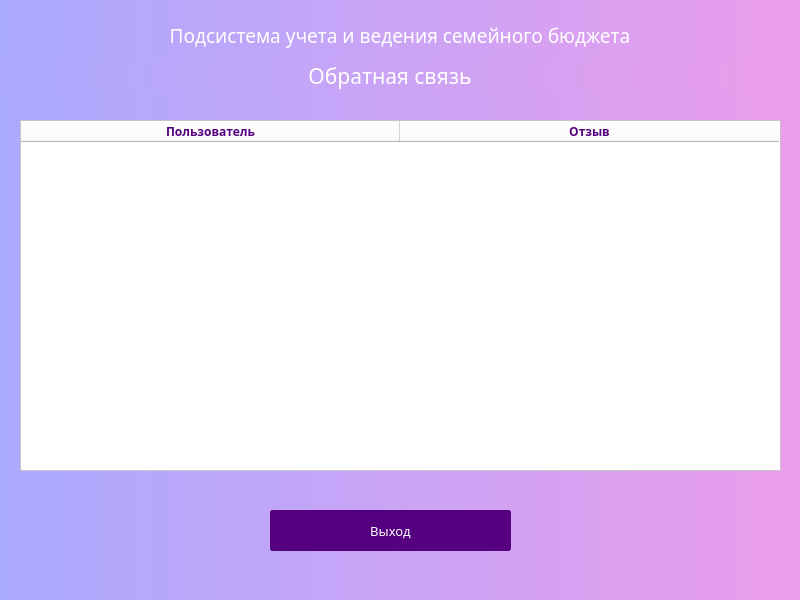
<?xml version="1.0" encoding="UTF-8"?>
<ui version="4.0">
 <class>Dialog</class>
 <widget class="QDialog" name="Dialog">
  <property name="geometry">
   <rect>
    <x>0</x>
    <y>0</y>
    <width>800</width>
    <height>600</height>
   </rect>
  </property>
  <property name="minimumSize">
   <size>
    <width>800</width>
    <height>600</height>
   </size>
  </property>
  <property name="maximumSize">
   <size>
    <width>800</width>
    <height>600</height>
   </size>
  </property>
  <property name="windowTitle">
   <string>Dialog</string>
  </property>
  <property name="styleSheet">
   <string notr="true">background-color: qlineargradient(spread:pad, x1:0, y1:0, x2:1, y2:0, stop:0 rgb(170, 170, 255), stop:1 rgb(235, 157, 235));</string>
  </property>
  <widget class="QLabel" name="label_2">
   <property name="geometry">
    <rect>
     <x>-10</x>
     <y>60</y>
     <width>800</width>
     <height>31</height>
    </rect>
   </property>
   <property name="minimumSize">
    <size>
     <width>800</width>
     <height>0</height>
    </size>
   </property>
   <property name="maximumSize">
    <size>
     <width>800</width>
     <height>16777215</height>
    </size>
   </property>
   <property name="font">
    <font>
     <family>Century Gothic</family>
     <pointsize>16</pointsize>
    </font>
   </property>
   <property name="styleSheet">
    <string notr="true">color: rgb(255, 255, 255);</string>
   </property>
   <property name="frameShadow">
    <enum>QFrame::Plain</enum>
   </property>
   <property name="text">
    <string>Обратная связь</string>
   </property>
   <property name="alignment">
    <set>Qt::AlignCenter</set>
   </property>
  </widget>
  <widget class="QLabel" name="label">
   <property name="geometry">
    <rect>
     <x>0</x>
     <y>20</y>
     <width>800</width>
     <height>31</height>
    </rect>
   </property>
   <property name="minimumSize">
    <size>
     <width>800</width>
     <height>0</height>
    </size>
   </property>
   <property name="maximumSize">
    <size>
     <width>800</width>
     <height>16777215</height>
    </size>
   </property>
   <property name="font">
    <font>
     <family>Century Gothic</family>
     <pointsize>14</pointsize>
    </font>
   </property>
   <property name="styleSheet">
    <string notr="true">color: rgb(255, 255, 255);</string>
   </property>
   <property name="frameShadow">
    <enum>QFrame::Plain</enum>
   </property>
   <property name="text">
    <string>Подсистема учета и ведения семейного бюджета</string>
   </property>
   <property name="alignment">
    <set>Qt::AlignCenter</set>
   </property>
  </widget>
  <widget class="QTableWidget" name="tableWidget">
   <property name="geometry">
    <rect>
     <x>20</x>
     <y>120</y>
     <width>761</width>
     <height>351</height>
    </rect>
   </property>
   <property name="font">
    <font>
     <family>Century Gothic</family>
    </font>
   </property>
   <property name="styleSheet">
    <string notr="true">
background-color: rgb(255, 255, 255);
border-color: rgb(85, 0, 127);
color: rgb(85, 0, 127);

</string>
   </property>
   <property name="frameShadow">
    <enum>QFrame::Sunken</enum>
   </property>
   <property name="midLineWidth">
    <number>1</number>
   </property>
   <property name="gridStyle">
    <enum>Qt::SolidLine</enum>
   </property>
   <attribute name="horizontalHeaderMinimumSectionSize">
    <number>40</number>
   </attribute>
   <attribute name="horizontalHeaderDefaultSectionSize">
    <number>379</number>
   </attribute>
   <attribute name="verticalHeaderMinimumSectionSize">
    <number>7</number>
   </attribute>
   <attribute name="verticalHeaderDefaultSectionSize">
    <number>69</number>
   </attribute>
   <column>
    <property name="text">
     <string>Пользователь</string>
    </property>
    <property name="font">
     <font>
      <family>Century Gothic</family>
      <pointsize>9</pointsize>
      <weight>75</weight>
      <bold>true</bold>
     </font>
    </property>
   </column>
   <column>
    <property name="text">
     <string>Отзыв</string>
    </property>
    <property name="font">
     <font>
      <family>Century Gothic</family>
      <pointsize>9</pointsize>
      <weight>75</weight>
      <bold>true</bold>
     </font>
    </property>
   </column>
  </widget>
  <widget class="QPushButton" name="quitBtn">
   <property name="geometry">
    <rect>
     <x>270</x>
     <y>510</y>
     <width>241</width>
     <height>41</height>
    </rect>
   </property>
   <property name="font">
    <font>
     <family>Century Gothic</family>
     <pointsize>10</pointsize>
    </font>
   </property>
   <property name="styleSheet">
    <string notr="true">QPushButton{
background-color:rgb(85, 0, 127);
border-radius: 3px;
border: 2px solid rgb(85, 0, 127);
color:rgb(255, 255, 255);
}

QPushButton::hover{
	background-color: rgb(108, 0, 162);
	border: 2px solid rgb(108, 0, 162);
}

QPushButton::pressed{
	background-color:rgb(129, 0, 193);
	border-bottom: 2px solid rgb(129, 0, 193);
	border-leftt:  2px solid rgb(129, 0, 193);
	border-right:  2px solid rgb(129, 0, 193);
}


</string>
   </property>
   <property name="text">
    <string>Выход</string>
   </property>
  </widget>
 </widget>
 <resources/>
 <connections/>
</ui>
